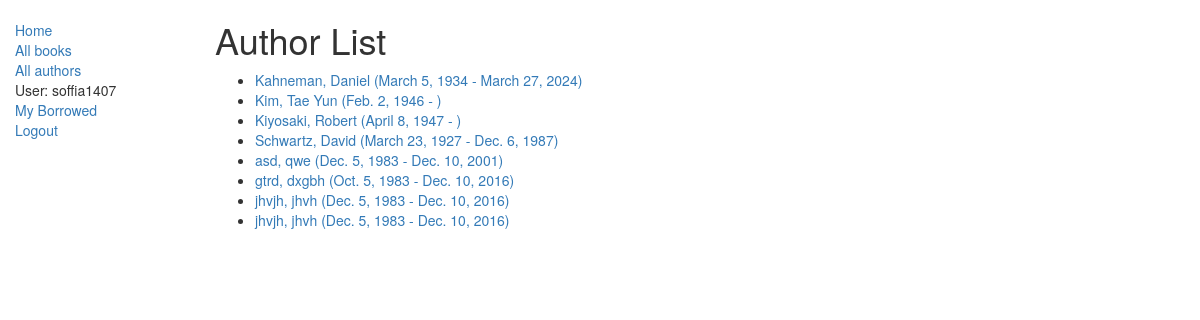
The app's page /catalog/authors/ (signed in) with its own data.
### catalog/models.py (models this page shows)
class Author(models.Model):
    first_name = models.CharField(max_length=100)
    last_name = models.CharField(max_length=100)
    date_of_birth = models.DateField(null=True, blank=True)
    date_of_death = models.DateField('Died', null=True, blank=True)
    def get_absolute_url(self):
        return reverse('author-detail', args=[str(self.id)])
    def __str__(self):
        return '%s, %s' % (self.last_name, self.first_name)
    class Meta:
        ordering = ['last_name']

### catalog/views.py (the view)
# urls.py: path('authors/', views.AuthorListView.as_view(), name='authors'),
class AuthorListView(generic.ListView):
    model = Author
    paginate_by = 10

### catalog/templates/catalog/author_list.html
{% extends "base_generic.html" %}
{% block content %}
<h1>Author List</h1>
{% if author_list %}
  <ul>
  {% for author in author_list %}
    <li>
      <a href="{{ author.get_absolute_url }}">
      {{ author }} ({{author.date_of_birth}} - {% if author.date_of_death %}{{author.date_of_death}}{% endif %})
      </a>
    </li>
  {% endfor %}
 </ul>
{% else %}
  <p>There are no authors available.</p>
{% endif %}
{% endblock %}

### catalog/templates/base_generic.html (shortened to what this page needs)
<!doctype html>
<html lang="en">
  <head>
    <link
      rel="stylesheet"
      href="https://maxcdn.bootstrapcdn.com/bootstrap/3.3.7/css/bootstrap.min.css" />
    {% load static %}
    <link rel="stylesheet" href="{% static 'css/styles.css' %}" />
  </head>
  <body>
    <div class="container-fluid">
      <div class="row">
        <div class="col-sm-2">
          {% block sidebar %}
            <ul class="sidebar-nav">
              <li><a href="{% url 'index' %}">Home</a></li>
              <li><a href="{% url 'books' %}">All books</a></li>
              <li><a href="{% url 'authors' %}">All authors</a></li>
              {% if user.is_authenticated %}
                <li>User: {{ user.get_username }}</li>
                <li><a href="{% url 'my-borrowed' %}">My Borrowed</a></li>
                <li><a href="{% url 'logout'%}?next={{request.path}}">Logout</a></li>
              {% else %}
                <li><a href="{% url 'login'%}?next={{request.path}}">Login</a></li>
              {% endif %}
            </ul>
           {% endblock %}
        </div>
        <div class="col-sm-10 ">{% block content %}{% endblock %}</div>
      </div>
    </div>
  </body>
</html>

### catalog/static/css/styles.css (style rules this page uses)
.sidebar-nav { margin-top: 20px; padding: 0; list-style: none; }

### records on screen
Author: last_name+first_name "Kahneman, Daniel", date_of_birth "March 5, 1934", date_of_death "March 27, 2024"
Author: last_name+first_name "Kim, Tae Yun", date_of_birth "Feb. 2, 1946"
Author: last_name+first_name "Kiyosaki, Robert", date_of_birth "April 8, 1947"
Author: last_name+first_name "Schwartz, David", date_of_birth "March 23, 1927", date_of_death "Dec. 6, 1987"
Author: last_name+first_name "asd, qwe", date_of_birth "Dec. 5, 1983", date_of_death "Dec. 10, 2001"
Author: last_name+first_name "gtrd, dxgbh", date_of_birth "Oct. 5, 1983", date_of_death "Dec. 10, 2016"
Author: last_name+first_name "jhvjh, jhvh", date_of_birth "Dec. 5, 1983", date_of_death "Dec. 10, 2016"
Author: last_name+first_name "jhvjh, jhvh", date_of_birth "Dec. 5, 1983", date_of_death "Dec. 10, 2016"

### other values on screen
{{ user.get_username }} "soffia1407"
